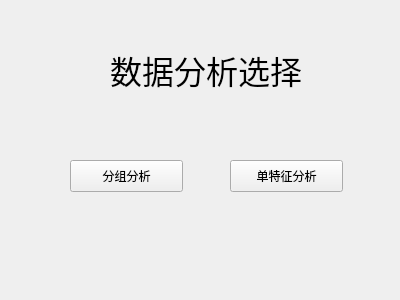
<?xml version="1.0" encoding="UTF-8"?>
<ui version="4.0">
 <class>Form</class>
 <widget class="QWidget" name="Form">
  <property name="geometry">
   <rect>
    <x>0</x>
    <y>0</y>
    <width>400</width>
    <height>300</height>
   </rect>
  </property>
  <property name="windowTitle">
   <string>Form</string>
  </property>
  <widget class="QPushButton" name="pushButton">
   <property name="geometry">
    <rect>
     <x>70</x>
     <y>160</y>
     <width>113</width>
     <height>32</height>
    </rect>
   </property>
   <property name="text">
    <string>分组分析</string>
   </property>
   <property name="checkable">
    <bool>false</bool>
   </property>
  </widget>
  <widget class="QPushButton" name="pushButton_2">
   <property name="geometry">
    <rect>
     <x>230</x>
     <y>160</y>
     <width>113</width>
     <height>32</height>
    </rect>
   </property>
   <property name="text">
    <string>单特征分析</string>
   </property>
  </widget>
  <widget class="QLabel" name="label">
   <property name="geometry">
    <rect>
     <x>110</x>
     <y>40</y>
     <width>191</width>
     <height>61</height>
    </rect>
   </property>
   <property name="text">
    <string>&lt;html&gt;&lt;head/&gt;&lt;body&gt;&lt;p&gt;&lt;span style=&quot; font-size:24pt;&quot;&gt;数据分析选择&lt;/span&gt;&lt;/p&gt;&lt;/body&gt;&lt;/html&gt;</string>
   </property>
   <property name="textFormat">
    <enum>Qt::AutoText</enum>
   </property>
  </widget>
 </widget>
 <resources/>
 <connections>
  <connection>
   <sender>pushButton</sender>
   <signal>clicked()</signal>
   <receiver>Form</receiver>
   <slot>slot1()</slot>
   <hints>
    <hint type="sourcelabel">
     <x>126</x>
     <y>175</y>
    </hint>
    <hint type="destinationlabel">
     <x>199</x>
     <y>149</y>
    </hint>
   </hints>
  </connection>
  <connection>
   <sender>pushButton_2</sender>
   <signal>clicked()</signal>
   <receiver>Form</receiver>
   <slot>slot2()</slot>
   <hints>
    <hint type="sourcelabel">
     <x>286</x>
     <y>175</y>
    </hint>
    <hint type="destinationlabel">
     <x>235</x>
     <y>138</y>
    </hint>
   </hints>
  </connection>
 </connections>
 <slots>
  <signal>signal1()</signal>
  <slot>slot1()</slot>
  <slot>slot2()</slot>
 </slots>
</ui>
